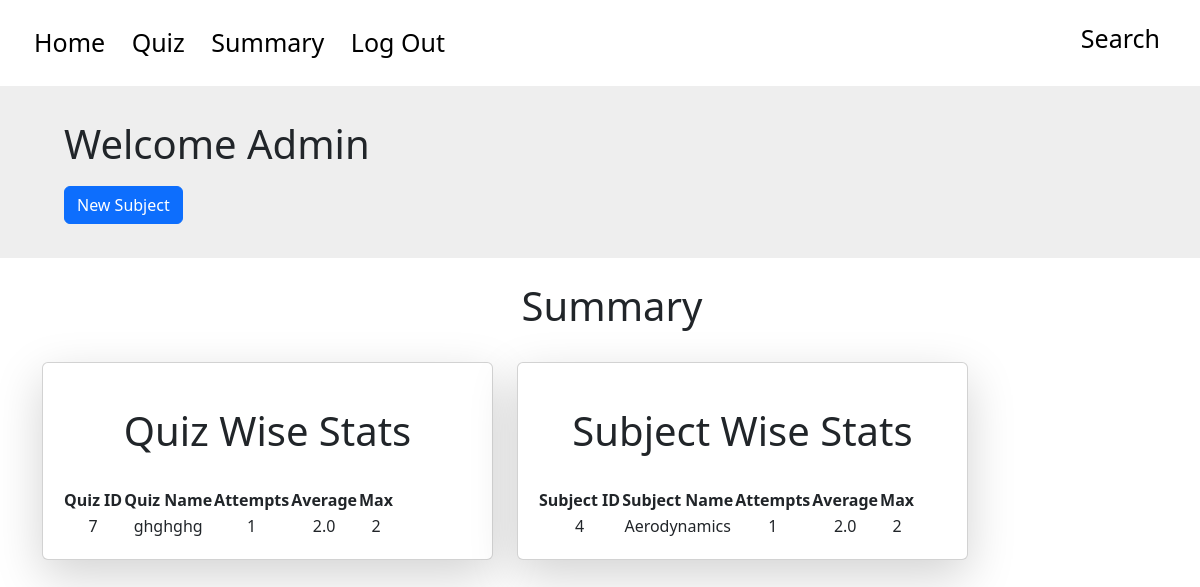
The page /admin/summary on the database as committed earlier.
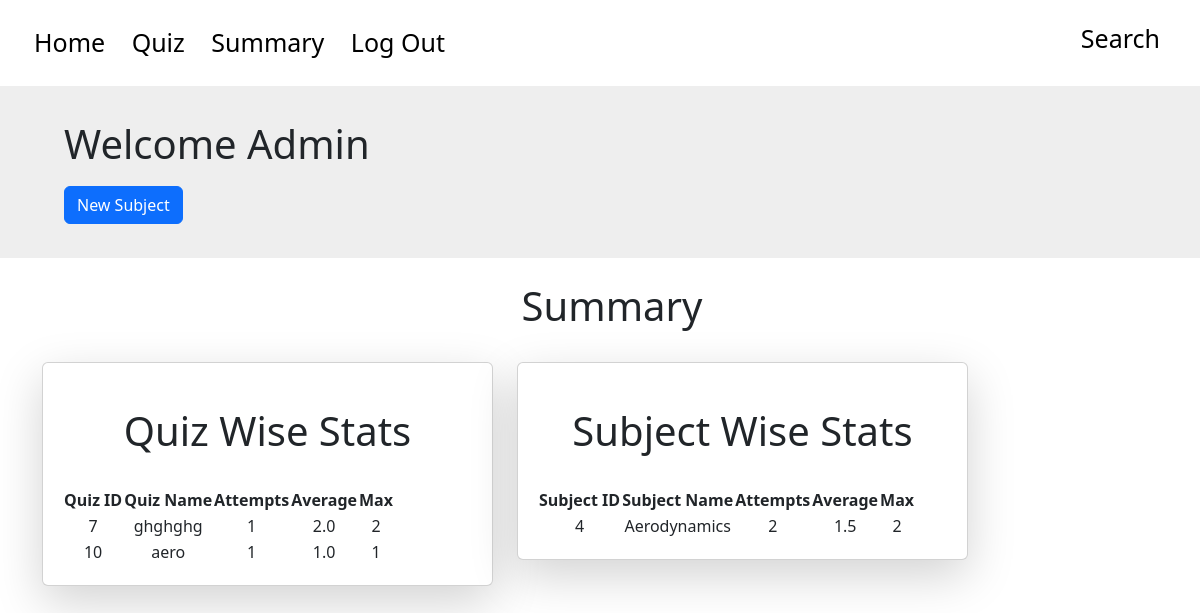
The same page on the database as committed later.
### tables this page shows
CREATE TABLE quizzes ( id INTEGER PRIMARY KEY AUTOINCREMENT, name TEXT NOT NULL, subject_id INTEGER NOT NULL, chapter_id INTEGER NOT NULL, date_of_quiz DATE NOT NULL, time_duration TEXT NOT NULL, remarks TEXT, FOREIGN KEY(chapter_id) REFERENCES chapters(id) ON DELETE CASCADE, FOREIGN KEY(subject_id) REFERENCES subjects(id) ON DELETE CASCADE);

CREATE TABLE subjects ( id INTEGER PRIMARY KEY AUTOINCREMENT, name TEXT NOT NULL UNIQUE, description TEXT );

### app.py (the view)
@app.route('/admin/summary', methods=['GET', 'POST'])
def admin_summary():
    conn = sqlite3.connect("app.db")
    cursor = conn.cursor()
    cursor.execute('SELECT COUNT(*), AVG(total_scored), MAX(total_scored), quiz_id FROM scores GROUP BY quiz_id')
    output = cursor.fetchall()
    quiz_scores = []
    subject_scores = []
    for row in output:
        noattempts = row[0]
        average = row[1]
        max = row[2]
        quiz_id = row[3]
        cursor.execute('SELECT name FROM quizzes WHERE id = ?', (quiz_id,))
        output = cursor.fetchall()
        quiz_name = output[0][0]
        quiz_scores.append({'id': quiz_id, 'name': quiz_name, 'attempts': noattempts, 'avg': average, 'max': max})
    cursor.execute('SELECT COUNT(*), AVG(total_scored), MAX(total_scored), subject_id FROM scores INNER JOIN quizzes ON scores.quiz_id = quizzes.id GROUP BY subject_id')
    output = cursor.fetchall()
    for row in output:
        noattempts = row[0]
        average = row[1]
        max = row[2]
        subject_id = row[3]
        cursor.execute('SELECT name FROM subjects WHERE id = ?', (subject_id,))
        output = cursor.fetchall()
        subject_name = output[0][0]
        subject_scores.append({'id': subject_id, 'name': subject_name, 'attempts': noattempts, 'avg': average, 'max': max})
    conn.close()
    return render_template('admin_summary.html', quizzes= quiz_scores, subjects=subject_scores)

### templates/admin_summary.html (shortened to what this page needs)
<!DOCTYPE html>
<html lang="en">
<head>
    <link href="https://cdn.jsdelivr.net/npm/bootstrap@5.3.0/dist/css/bootstrap.min.css" rel="stylesheet">
</head>
<header class="container p-4 vh-20 vw-100" style="font-size: 25px; text-align: left; margin-left:0px;">
    <div>
        <a href='/admin/dashboard'>
            Home
        </a>
        <a href="/admin/quiz">
            Quiz
        </a>
        <a href="/admin/summary">
            Summary
        </a>
        <a href="/admin/logout">
            Log Out
        </a>
        <div style="position: absolute; right: 0; top: 0; padding-top: 20px; padding-right: 30px">
            <a href="/admin/search">Search</a>
        </div>
    </div>
</header>
<body>
    <div class="container-lg p-4 vh-20 vw-100" style="background-color: #EEE; max-width:100%">
        <h1 style="padding-left: 40px; padding-top: 10px;">Welcome Admin</h1>
        <div style="padding-left: 40px; padding-top: 10px; padding-bottom: 10px">
            <a href="{{ url_for('new_subject')}}"class="btn btn-primary">New Subject</a>
        </div>
    </div>
    <div class="container vw-100"  style="text-align:center">
        <div class="container vw-100 p-4" style="text-align: center;">
            <h1>Summary</h1>
        </div>
        <div class="row">
            <div class="col-lg-5 col-md-6 col-sm-12 mb-3">
                <div class="card p-1 shadow-lg ">
                    <div class="card-body">
                        <div class="p-4">
                            <h1 class="text-center">
                                Quiz Wise Stats
                            </h1>
                        </div>
                        <table>
                            <tr>
                                <th>Quiz ID</th>
                                <th>Quiz Name</th>
                                <th>Attempts</th>
                                <th>Average</th>
                                <th>Max</th>
                            </tr>
                            {% for quiz in quizzes %}
                            <tr>
                                <td>{{ quiz['id'] }}</td>
                                <td>{{ quiz['name'] }}</td>
                                <td>{{ quiz['attempts'] }}</td>
                                <td>{{ quiz['avg'] }}</td>
                                <td>{{ quiz['max'] }}</td>
                            {% endfor %}
                        </table>
                    </div>
                </div>
            </div>
            <div class="col-lg-5 col-md-6 col-sm-12 mb-3">
                <div class="card p-1 shadow-lg ">
                    <div class="card-body">
                        <div class="p-4">
                            <h1 class="text-center">
                                Subject Wise Stats
                            </h1>
                        </div>
                        <table>
                            <tr>
                                <th>Subject ID</th>
                                <th>Subject Name</th>
                                <th>Attempts</th>
                                <th>Average</th>
                                <th>Max</th>
                            </tr>
                            {% for subject in subjects %}
                            <tr>
                                <td>{{ subject['id'] }}</td>
                                <td>{{ subject['name'] }}</td>
                                <td>{{ subject['attempts'] }}</td>
                                <td>{{ subject['avg'] }}</td>
                                <td>{{ subject['max'] }}</td>
                            {% endfor %}
                        </table>
                    </div>
                </div>
            </div>
        </div>
    </div>
</body>

Rows that differ between the two databases and show on the page:
added quizzes: id "10", name "aero", attempts "1", avg "1.0", max "1"
computed for subjects "Aerodynamics": attempts "1" → "2"; avg "2.0" → "1.5"
